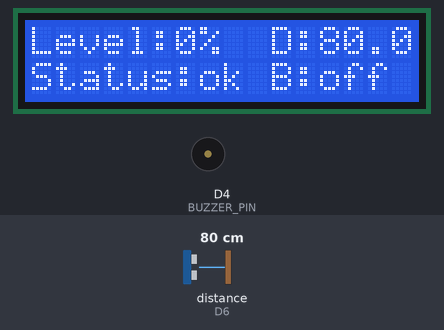
Simulated run of this sketch. Board: ESP8266 (NodeMCU). On the bench: 16×2 character LCD, buzzer (waves = sounding, pin HIGH). Wiring (inferred from the names in the program): ultrasonic range finder: trigger D5; echo D6. The test bench sets the inputs (shaded band); at power-on: distance to the obstacle (sensor on D6) 80 cm. The echo pulse lasts 58.3 µs per cm; WiFi joins after 1.5 s; servers stay silent unless stated; web services answer with replies made up by the test bench; pins used as bus, display or sensor lines are not drawn; what the sketch prints to the serial monitor is not drawn.

Above: at 9.4 s.
9.5 s: distance to the obstacle (sensor on D6) set to 5 cm
At 10.9 s:
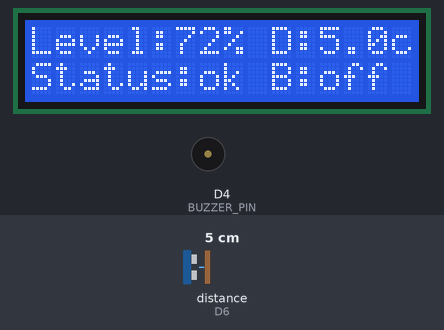
11.2 s: distance to the obstacle (sensor on D6) set to 2 cm
At 12.3 s:
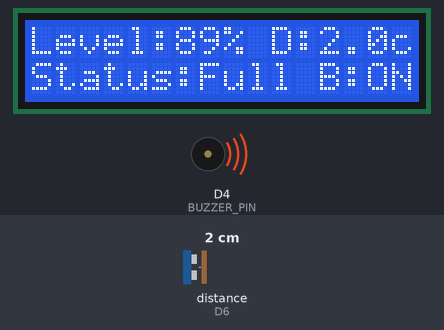
12.7 s: distance to the obstacle (sensor on D6) set to 4 cm
At 13.4 s:
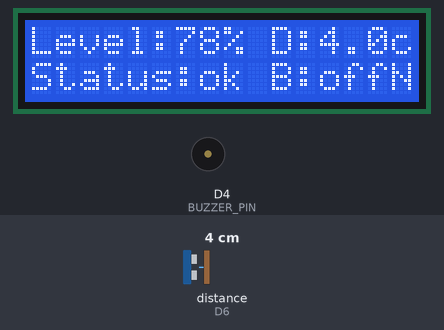
14.2 s: distance to the obstacle (sensor on D6) set to 18 cm
At 14.5 s:
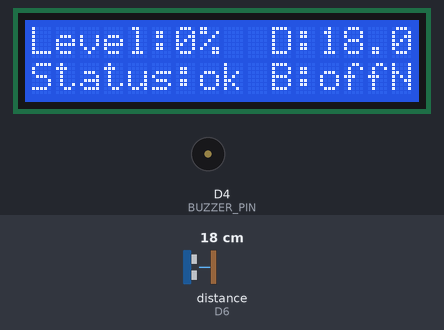
Timing chart, 0 to 16.7 s (numbered marks = the images above; inputs shaded):
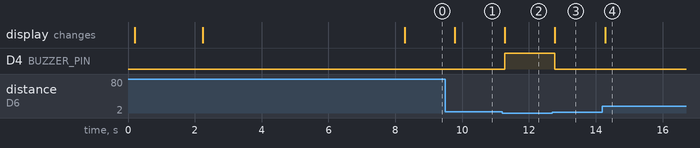

Measured:
- the behaviour switches between 4 and 3 cm on distance to the obstacle (sensor on D6) (found by bisection; images 1 and 2)
- after the input at 9.5 s, the display: changes after 0.28 s (image 1)
- after the input at 11.2 s, D4 (BUZZER_PIN): LOW → HIGH after 0.08 s; the display: changes after 0.08 s (image 2)
- after the input at 12.7 s, D4 (BUZZER_PIN): HIGH → LOW after 0.08 s; the display: changes after 0.08 s (image 3)
- after the input at 14.2 s, the display: changes after 0.08 s (image 4)

The sketch:

SmartWasteIoT.ino
```cpp
#include <ESP8266WiFi.h>
#include <WiFiClient.h>
#include <ESP8266WebServer.h>
#include <Wire.h>
#include <LiquidCrystal_I2C.h>
// ----- CONFIG -----
const char* ssid = "ROBOT1"; // your WiFi SSID
const char* password = "12345678"; // your WiFi password
const char* thingspeakApiKey = "YOUR_THINGSPEAK_API_KEY"; // replace with real key or keep as ""
// Hardware pins (NodeMCU / ESP8266 Dn names)
const uint8_t TRIG_PIN = D5; // HC-SR04 TRIG
const uint8_t ECHO_PIN = D6; // HC-SR04 ECHO (USE VOLTAGE DIVIDER: HC-SR04 echo is 5V!)
const uint8_t BUZZER_PIN = D4; // Buzzer (active HIGH)
const uint8_t I2C_SDA = D2; // SDA
const uint8_t I2C_SCL = D1; // SCL
// Bin geometry & thresholds
const int BIN_HEIGHT_CM = 18; // physical inside height of bin in cm
const int FULL_THRESHOLD = 80; // percent above which we say "FULL" and buzz
const unsigned long THINGSPEAK_INTERVAL = 20000UL; // 20 seconds between ThingSpeak updates
// ----- GLOBALS -----
LiquidCrystal_I2C lcd(0x27, 16, 2);
ESP8266WebServer server(80);
WiFiClient client;
unsigned long lastThingSpeakMillis = 0;
unsigned long lastMeasurementMillis = 0;
const unsigned long MEASURE_INTERVAL = 1500UL; // measure every 1.5s
float lastDistanceCm = 0.0;
int lastLevelPercent = 0;
// ---------- Helper: measure distance (HC-SR04) ----------
float measureDistanceCM() {
// Ensure trigger low
digitalWrite(TRIG_PIN, LOW);
delayMicroseconds(2);
// Trigger 10us pulse
digitalWrite(TRIG_PIN, HIGH);
delayMicroseconds(10);
digitalWrite(TRIG_PIN, LOW);
// Read echo (reduced timeout to prevent blocking)
// 12000us ~ 2m, more than enough for a dustbin
unsigned long duration = pulseIn(ECHO_PIN, HIGH, 12000UL);
if (duration == 0) {
// no echo (timeout) -> return beyond bin height
return (float)BIN_HEIGHT_CM + 5.0;
}
// distance in cm = (duration * 0.0343) / 2
float distance = (duration * 0.0343f) / 2.0f;
return distance;
}
// ---------- Helper: compute filled percentage ----------
int distanceToPercent(float distanceCm) {
if (distanceCm >= BIN_HEIGHT_CM) return 0;
if (distanceCm <= 0) return 100;
float filled = ((float)BIN_HEIGHT_CM - distanceCm) / (float)BIN_HEIGHT_CM * 100.0f;
if (filled < 0.0f) filled = 0.0f;
if (filled > 100.0f) filled = 100.0f;
return (int)round(filled);
}
// ---------- Send data to ThingSpeak (simple HTTP GET) ----------
void sendToThingSpeak(int percent, float distanceCm) {
if (strlen(thingspeakApiKey) == 0) return; // no key provided
if (!client.connect("api.thingspeak.com", 80)) {
Serial.println("ThingSpeak connect failed");
client.stop();
return;
}
String url = "/update?api_key=";
url += thingspeakApiKey;
url += "&field1=" + String(percent);
url += "&field2=" + String(distanceCm, 2);
client.print(String("GET ") + url + " HTTP/1.1\r\n" +
"Host: api.thingspeak.com\r\n" +
"Connection: close\r\n\r\n");
// read & discard response (optional)
unsigned long start = millis();
while (client.connected() && millis() - start < 1500) {
while (client.available()) {
client.read(); // discard
}
yield();
}
client.stop();
Serial.println("ThingSpeak: update sent");
}
// ---------- /status JSON endpoint (NO CACHE) ----------
void handleStatus() {
String statusText = (lastLevelPercent >= FULL_THRESHOLD) ? "FULL" : "OK";
String json = "{";
json += "\"level\":" + String(lastLevelPercent) + ",";
json += "\"distance\":" + String(lastDistanceCm, 2) + ",";
json += "\"status\":\"" + statusText + "\",";
json += "\"ip\":\"" + WiFi.localIP().toString() + "\"";
json += "}";
server.sendHeader("Access-Control-Allow-Origin", "*");
server.sendHeader("Cache-Control", "no-store, no-cache, must-revalidate, max-age=0");
server.sendHeader("Pragma", "no-cache");
server.sendHeader("Expires", "0");
server.send(200, "application/json", json);
}
// ---------- Live web page (polls /status) ----------
// REPLACE your handleRoot() with this professional UI version
// (Works with the /status JSON endpoint we added earlier)
void handleRoot() {
String html = R"rawliteral(
<!doctype html>
<html lang="en">
<head>
<meta charset="utf-8" />
<meta name="viewport" content="width=device-width, initial-scale=1" />
<title>Smart Dustbin (ESP8266) — Real-time</title>
<style>
:root{
--bg1:#0ea5e9; /* sky */
--bg2:#22c55e; /* green */
--card:#ffffff;
--text:#0f172a; /* slate-900 */
--muted:#64748b; /* slate-500 */
--ok:#22c55e;
--warn:#f59e0b;
--full:#ef4444;
--shadow: 0 16px 40px rgba(2,6,23,.18);
--radius: 18px;
}
*{box-sizing:border-box}
body{
margin:0;
font-family: ui-sans-serif, system-ui, -apple-system, Segoe UI, Roboto, Arial, "Noto Sans", "Apple
Color Emoji","Segoe UI Emoji";
color:var(--text);
background: radial-gradient(1200px 700px at 10% 10%, rgba(255,255,255,.35), transparent 60%),
linear-gradient(135deg, var(--bg1), var(--bg2));
min-height:100vh;
display:flex;
align-items:center;
justify-content:center;
padding:18px;
}
.wrap{
width:min(920px, 100%);
display:grid;
gap:14px;
}
.topbar{
display:flex;
justify-content:space-between;
align-items:center;
gap:12px;
color:white;
padding:4px 2px;
}
.brand{
display:flex;
align-items:center;
gap:10px;
}
.logo{
width:44px;height:44px;border-radius:14px;
background: rgba(255,255,255,.2);
backdrop-filter: blur(10px);
box-shadow: 0 12px 30px rgba(2,6,23,.18);
display:grid;place-items:center;
border:1px solid rgba(255,255,255,.25);
}
.title{
line-height:1.1;
}
.title h1{
margin:0;
font-size:18px;
font-weight:800;
letter-spacing:.2px;
}
.title p{
margin:2px 0 0 0;
font-size:12px;
opacity:.9;
}
.pill{
display:flex; align-items:center; gap:8px;
padding:10px 12px;
border-radius:999px;
background: rgba(255,255,255,.18);
border:1px solid rgba(255,255,255,.22);
backdrop-filter: blur(10px);
color:white;
font-size:13px;
}
.dot{
width:10px;height:10px;border-radius:50%;
background:#ffffff;
opacity:.9;
box-shadow: 0 0 0 4px rgba(255,255,255,.15);
}
.dot.ok{background: #bbf7d0;}
.dot.bad{background: #fecaca;}
.card{
background: var(--card);
border-radius: var(--radius);
box-shadow: var(--shadow);
padding:18px;
border: 1px solid rgba(2,6,23,.06);
}
.grid{
display:grid;
grid-template-columns: 1.05fr .95fr;
gap:14px;
}
@media (max-width: 840px){
.grid{grid-template-columns: 1fr}
}
/* Left: Dustbin visualization */
.binArea{
display:grid;
grid-template-columns: 1fr;
gap:14px;
align-items:center;
justify-items:center;
padding:10px;
}
.binWrap{
width: min(340px, 100%);
display:grid;
justify-items:center;
gap:12px;
}
.binTitle{
display:flex;
align-items:center;
justify-content:space-between;
width:100%;
gap:10px;
}
.statusBadge{
display:inline-flex; align-items:center; gap:8px;
padding:8px 12px;
border-radius: 999px;
font-weight:700;
font-size:12px;
letter-spacing:.2px;
border: 1px solid rgba(2,6,23,.08);
background: #f8fafc;
color: var(--text);
}
.badgeDot{
width:10px;height:10px;border-radius:50%;
background: var(--ok);
}
.bin{
width: 210px;
height: 280px;
border-radius: 24px;
position: relative;
background: #f8fafc;
border: 3px solid rgba(15,23,42,.4);
overflow:hidden;
box-shadow: inset 0 0 0 8px rgba(2,6,23,.03);
}
.lid{
position:absolute;
top:-18px;
left:50%;
transform:translateX(-50%);
width: 240px;
height: 34px;
border-radius: 16px;
background: rgba(15,23,42,.55);
box-shadow: 0 10px 20px rgba(2,6,23,.22);
}
.fill{
position:absolute;
left:0; bottom:0;
width:100%;
height:0%;
background: linear-gradient(180deg, rgba(255,255,255,.22), transparent 25%),
linear-gradient(180deg, #4ade80, #22c55e);
transition: height .55s ease, filter .55s ease, background .55s ease;
}
.stripes{
position:absolute; inset:0;
background: repeating-linear-gradient(
0deg,
rgba(255,255,255,.18),
rgba(255,255,255,.18) 2px,
transparent 2px,
transparent 32px
);
mix-blend-mode: overlay;
pointer-events:none;
opacity:.7;
}
.bigPercent{
font-size: 46px;
font-weight: 900;
margin:0;
letter-spacing:-1px;
}
.subText{
margin:0;
color:var(--muted);
font-size:13px;
line-height:1.4;
}
/* Right: Metrics */
.metrics{
display:grid;
gap:14px;
}
.metricGrid{
display:grid;
grid-template-columns: 1fr 1fr;
gap:12px;
}
@media (max-width: 520px){
.metricGrid{grid-template-columns:1fr}
}
.metric{
padding:14px;
border-radius: 16px;
background: #f8fafc;
border: 1px solid rgba(2,6,23,.07);
display:flex;
gap:12px;
align-items:center;
}
.icon{
width:44px;height:44px;border-radius:14px;
background: rgba(14,165,233,.12);
display:grid; place-items:center;
border: 1px solid rgba(14,165,233,.18);
flex: 0 0 auto;
}
.metric:nth-child(2) .icon{ background: rgba(34,197,94,.12); border-color: rgba(34,197,94,.18); }
.metric:nth-child(3) .icon{ background: rgba(245,158,11,.14); border-color: rgba(245,158,11,.18); }
.metric:nth-child(4) .icon{ background: rgba(148,163,184,.18); border-color:
rgba(148,163,184,.22); }
.mLabel{
font-size:12px;
color: var(--muted);
margin:0;
}
.mValue{
font-size:18px;
font-weight:900;
margin:2px 0 0 0;
letter-spacing:.2px;
}
.footer{
display:flex;
justify-content:space-between;
align-items:center;
gap:10px;
color: var(--muted);
font-size:12px;
padding-top: 6px;
border-top: 1px dashed rgba(2,6,23,.12);
}
.note{
color: var(--muted);
font-size:12px;
margin-top:-4px;
}
.barWrap{
width:100%;
background:#e2e8f0;
height:12px;
border-radius:999px;
overflow:hidden;
border: 1px solid rgba(2,6,23,.08);
}
.bar{
height:100%;
width:0%;
background: linear-gradient(90deg, #22c55e, #f59e0b, #ef4444);
transition: width .5s ease;
}
.miniRow{
display:flex;
justify-content:space-between;
width:100%;
font-size:12px;
color: var(--muted);
margin-top:6px;
}
</style>
</head>
<body>
<div class="wrap">
<div class="topbar">
<div class="brand">
<div class="logo" aria-hidden="true">
<!-- simple bin icon -->
<svg width="22" height="22" viewBox="0 0 24 24" fill="none">
<path d="M9 3h6" stroke="white" stroke-width="2" stroke-linecap="round"/>
<path d="M4 6h16" stroke="white" stroke-width="2" stroke-linecap="round"/>
<path d="M7 6l1 15h8l1-15" stroke="white" stroke-width="2" stroke-linecap="round" strokelinejoin="round"/>
</svg>
</div>
<div class="title">
<h1>Smart Dustbin (ESP8266)</h1>
<p>Real-time monitoring dashboard</p>
</div>
</div>
<div class="pill" title="Connection status">
<span id="dot" class="dot bad"></span>
<span id="connText">Connecting…</span>
</div>
</div>
<div class="card">
<div class="grid">
<!-- Left -->
<div class="binArea">
<div class="binWrap">
<div class="binTitle">
<div class="statusBadge">
<span class="badgeDot" id="badgeDot"></span>
<span>Status: </span><span id="status">--</span>
</div>
<div class="note" id="lastSeen">Last update: --</div>
</div>
<div class="bin" aria-label="Dustbin level">
<div class="lid"></div>
<div id="fill" class="fill"></div>
<div class="stripes"></div>
</div>
<p class="bigPercent"><span id="levelMain">--</span>%</p>
<div class="barWrap" aria-hidden="true"><div id="bar" class="bar"></div></div>
<div class="miniRow">
<span>0% (Empty)</span>
<span>100% (Full)</span>
</div>
<p class="subText">
When level ≥ <b>80%</b>, bin turns <b style="color:#ef4444">red</b> and buzzer sounds.
</p>
</div>
</div>
<!-- Right -->
<div class="metrics">
<div class="metricGrid">
<div class="metric">
<div class="icon" aria-hidden="true">
<!-- gauge icon -->
<svg width="22" height="22" viewBox="0 0 24 24" fill="none">
<path d="M21 12a9 9 0 10-18 0" stroke="#0f172a" stroke-width="2" strokelinecap="round"/>
<path d="M12 12l4-4" stroke="#0f172a" stroke-width="2" stroke-linecap="round"/>
<path d="M7 16h10" stroke="#0f172a" stroke-width="2" stroke-linecap="round"/>
</svg>
</div>
<div>
<p class="mLabel">Garbage Level</p>
<p class="mValue"><span id="level">--</span>%</p>
</div>
</div>
<div class="metric">
<div class="icon" aria-hidden="true">
<!-- ruler icon -->
<svg width="22" height="22" viewBox="0 0 24 24" fill="none">
<path d="M5 19V5h14v14H5z" stroke="#0f172a" stroke-width="2"/>
<path d="M8 8h3M8 11h6M8 14h3M8 17h6" stroke="#0f172a" stroke-width="2" strokelinecap="round"/>
</svg>
</div>
<div>
<p class="mLabel">Distance (Ultrasonic)</p>
<p class="mValue"><span id="distance">--</span> cm</p>
</div>
</div>
<div class="metric">
<div class="icon" aria-hidden="true">
<!-- alert icon -->
<svg width="22" height="22" viewBox="0 0 24 24" fill="none">
<path d="M12 9v4" stroke="#0f172a" stroke-width="2" stroke-linecap="round"/>
<path d="M12 17h.01" stroke="#0f172a" stroke-width="3" stroke-linecap="round"/>
<path d="M10.3 4.3h3.4L22 20H2L10.3 4.3z" stroke="#0f172a" stroke-width="2" strokelinejoin="round"/>
</svg>
</div>
<div>
<p class="mLabel">Bin State</p>
<p class="mValue" id="stateText">--</p>
</div>
</div>
<div class="metric">
<div class="icon" aria-hidden="true">
<!-- wifi icon -->
<svg width="22" height="22" viewBox="0 0 24 24" fill="none">
<path d="M2 8c5-4 15-4 20 0" stroke="#0f172a" stroke-width="2" strokelinecap="round"/>
<path d="M5 12c3.5-3 10.5-3 14 0" stroke="#0f172a" stroke-width="2" strokelinecap="round"/>
<path d="M8 16c2-2 6-2 8 0" stroke="#0f172a" stroke-width="2" stroke-linecap="round"/>
<path d="M12 20h.01" stroke="#0f172a" stroke-width="3" stroke-linecap="round"/>
</svg>
</div>
<div>
<p class="mLabel">Device IP</p>
<p class="mValue"><span id="ip">--</span></p>
</div>
</div>
</div>
<div class="footer">
<span>Auto refresh: <b>1 sec</b></span>
<span id="hint">Tip: keep bin height set correctly.</span>
</div>
</div>
</div>
</div>
</div>
<script>
const FULL_THRESHOLD = 80;
const el = {
fill: document.getElementById('fill'),
levelMain: document.getElementById('levelMain'),
level: document.getElementById('level'),
distance: document.getElementById('distance'),
status: document.getElementById('status'),
stateText: document.getElementById('stateText'),
ip: document.getElementById('ip'),
dot: document.getElementById('dot'),
connText: document.getElementById('connText'),
badgeDot: document.getElementById('badgeDot'),
lastSeen: document.getElementById('lastSeen'),
bar: document.getElementById('bar')
};
function setConnected(ok){
el.dot.className = 'dot ' + (ok ? 'ok' : 'bad');
el.connText.textContent = ok ? 'Live' : 'Offline';
}
function setColors(level){
// Fill gradient based on level
if(level >= FULL_THRESHOLD){
el.fill.style.background =
'linear-gradient(180deg, rgba(255,255,255,.18), transparent 25%), linear-gradient(180deg,
#fecaca, #ef4444)';
el.badgeDot.style.background = '#ef4444';
}else if(level >= 50){
el.fill.style.background =
'linear-gradient(180deg, rgba(255,255,255,.18), transparent 25%), linear-gradient(180deg,
#fde68a, #f59e0b)';
el.badgeDot.style.background = '#f59e0b';
}else{
el.fill.style.background =
'linear-gradient(180deg, rgba(255,255,255,.22), transparent 25%), linear-gradient(180deg,
#4ade80, #22c55e)';
el.badgeDot.style.background = '#22c55e';
}
}
async function updateStatus(){
try{
const res = await fetch('/status?t=' + Date.now(), {cache:'no-store'});
if(!res.ok) throw new Error('HTTP ' + res.status);
const data = await res.json();
const level = Number(data.level);
const distance = Number(data.distance);
// update text
el.status.textContent = data.status ?? '--';
el.levelMain.textContent = isFinite(level) ? level : '--';
el.level.textContent = isFinite(level) ? level : '--';
el.distance.textContent = isFinite(distance) ? distance.toFixed(2) : '--';
el.ip.textContent = data.ip ?? '--';
// state text
el.stateText.textContent = (level >= FULL_THRESHOLD) ? 'FULL (Alert)' : 'OK (Normal)';
// update fill & bar
if(isFinite(level)){
el.fill.style.height = Math.max(0, Math.min(100, level)) + '%';
el.bar.style.width = Math.max(0, Math.min(100, level)) + '%';
setColors(level);
}
// connection + last update
setConnected(true);
const now = new Date();
el.lastSeen.textContent = 'Last update: ' + now.toLocaleTimeString();
}catch(e){
// if ESP busy / WiFi drop
setConnected(false);
console.log('status error', e);
}
}
setInterval(updateStatus, 1000);
updateStatus();
</script>
</body>
</html>
)rawliteral";
// Disable caching for the HTML itself
server.sendHeader("Cache-Control", "no-store, no-cache, must-revalidate, max-age=0");
server.sendHeader("Pragma", "no-cache");
server.sendHeader("Expires", "0");
server.send(200, "text/html", html);
}
// ---------- Setup ----------
void setup() {
Serial.begin(115200);
delay(100);
// pins
pinMode(TRIG_PIN, OUTPUT);
pinMode(ECHO_PIN, INPUT);
pinMode(BUZZER_PIN, OUTPUT);
digitalWrite(BUZZER_PIN, LOW);
// I2C for LCD
Wire.begin(I2C_SDA, I2C_SCL);
lcd.begin();
lcd.backlight();
lcd.clear();
lcd.setCursor(0,0);
lcd.print(" Smart Waste IoT ");
lcd.setCursor(0,1);
lcd.print(" Connecting WiFi ");
// Connect WiFi
WiFi.mode(WIFI_STA);
WiFi.begin(ssid, password);
delay(2000);
lcd.clear();
unsigned long start = millis();
while (WiFi.status() != WL_CONNECTED) {
delay(300);
yield();
lcd.setCursor(0,1);
lcd.print("WiFi Connecting...");
if (millis() - start > 15000UL) {
start = millis();
}
}
lcd.clear();
lcd.setCursor(0,0);
lcd.print("WiFi Connected");
lcd.setCursor(0,1);
lcd.print(WiFi.localIP().toString());
Serial.print("IP: ");
Serial.println(WiFi.localIP());
delay(6000);
// Web server routes
server.on("/", HTTP_GET, handleRoot);
server.on("/status", HTTP_GET, handleStatus);
server.begin();
Serial.println("Web server started");
// initial measure
lastDistanceCm = measureDistanceCM();
lastLevelPercent = distanceToPercent(lastDistanceCm);
lastThingSpeakMillis = millis() - THINGSPEAK_INTERVAL; // send immediately
lastMeasurementMillis = millis() - MEASURE_INTERVAL; // measure immediately
lcd.clear();
}
// ---------- Main loop ----------
void loop() {
server.handleClient();
if (millis() - lastMeasurementMillis >= MEASURE_INTERVAL) {
lastMeasurementMillis = millis();
// measure
float distance = measureDistanceCM();
int percent = distanceToPercent(distance);
lastDistanceCm = distance;
lastLevelPercent = percent;
// Serial log
Serial.print("Distance(cm): ");
Serial.print(distance, 2);
Serial.print(" Level(%): ");
Serial.println(percent);
// Update LCD (avoid heavy delay)
lcd.setCursor(0,0);
lcd.print("Level:");
lcd.setCursor(6,0);
lcd.print(String(percent) + "% ");
lcd.setCursor(10, 0);
lcd.print("D:"); // clear old data
lcd.setCursor(12, 0);
lcd.print(lastDistanceCm, 1);
lcd.print("cm");
lcd.setCursor(0,1);
if (percent >= FULL_THRESHOLD) {
lcd.print("Status:Full B:ON");
digitalWrite(BUZZER_PIN, HIGH);
} else {
lcd.print("Status:ok B:off");
digitalWrite(BUZZER_PIN, LOW);
}
// Send to ThingSpeak periodically
if (millis() - lastThingSpeakMillis >= THINGSPEAK_INTERVAL) {
lastThingSpeakMillis = millis();
if (String(thingspeakApiKey) != "") {
sendToThingSpeak(percent, distance);
}
}
}
yield();
}
```
